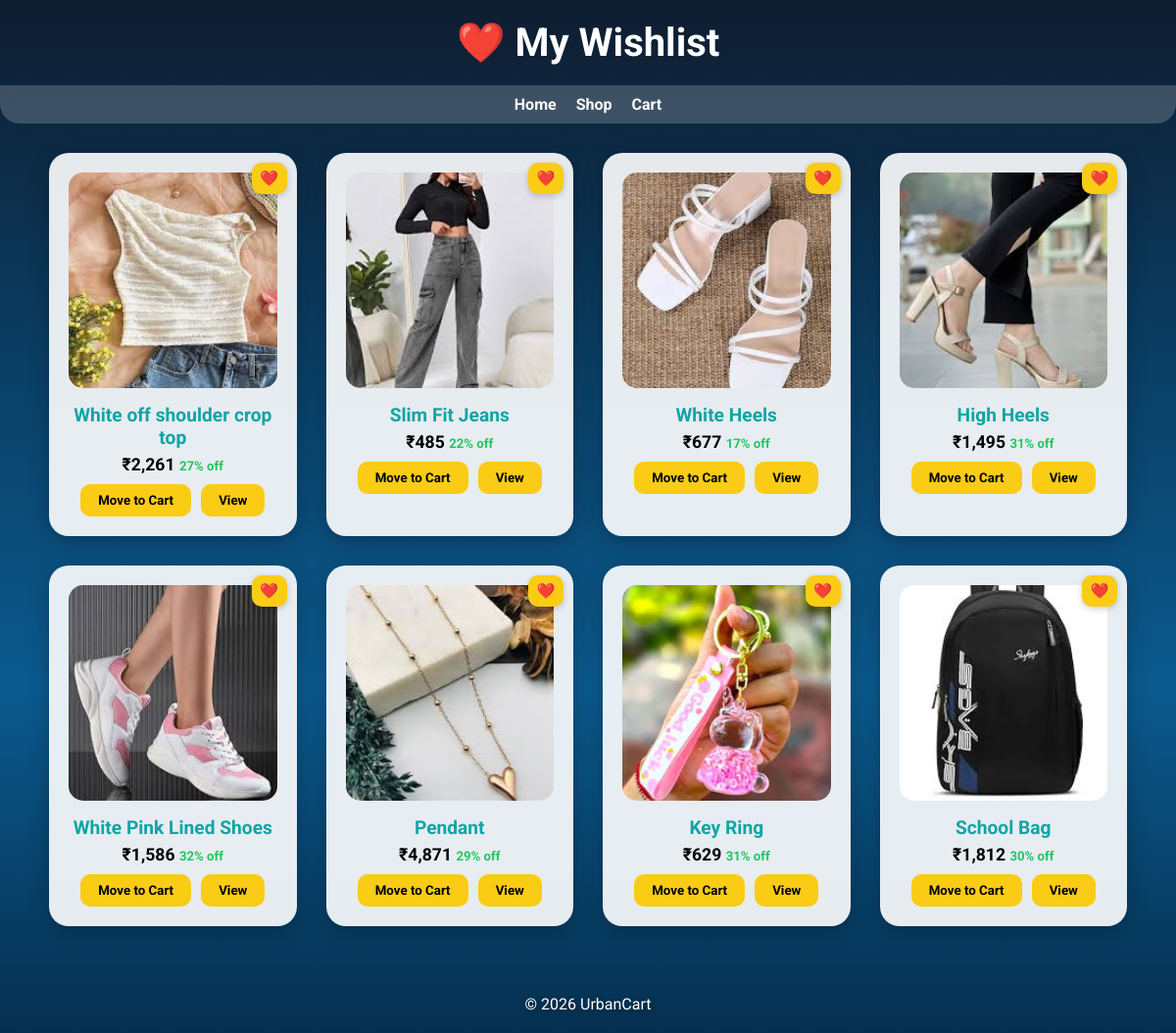
Screenshot of /wishlist (signed in) with the database file from the repository.
### tables this page shows
CREATE TABLE products (
        id          INTEGER PRIMARY KEY AUTOINCREMENT,
        name        TEXT NOT NULL,
        description TEXT DEFAULT '',
        price       REAL NOT NULL,
        mrp         REAL NOT NULL,
        category_id INTEGER NOT NULL REFERENCES categories(id),
        brand       TEXT DEFAULT '',
        stock       INTEGER DEFAULT 100,
        rating      REAL DEFAULT 4.0,
        reviews     INTEGER DEFAULT 0,
        img         TEXT DEFAULT '',
        emoji       TEXT DEFAULT '🛍️',
        featured    INTEGER DEFAULT 0
    );

### app.py (the view)
@app.route('/wishlist')
@login_required
def wishlist_page():
    db    = get_db()
    items = [dict(i) for i in db.execute(
        "SELECT p.* FROM wishlist w JOIN products p ON w.product_id=p.id WHERE w.user_id=?",
        (session['user_id'],)
    ).fetchall()]
    db.close()
    return render_template('wishlist.html', user=current_user(), items=items)

### app.py (called while the page is built)
def login_required(f):
    @wraps(f)
    def decorated(*args, **kwargs):
        if 'user_id' not in session:
            return redirect(url_for('login'))
        return f(*args, **kwargs)
    return decorated

def current_user():
    if 'user_id' not in session:
        return None
    db   = get_db()
    user = db.execute("SELECT * FROM users WHERE id=?", (session['user_id'],)).fetchone()
    db.close()
    return dict(user) if user else None

### database.py (called while the page is built)
def get_db():
    conn = sqlite3.connect(DB_PATH)
    conn.row_factory = sqlite3.Row
    conn.execute("PRAGMA foreign_keys = ON")
    return conn

### templates/wishlist.html (shortened to what this page needs)
<!DOCTYPE html>
<html lang="en">
<head><meta charset="UTF-8"><meta name="viewport" content="width=device-width,initial-scale=1.0"><title>Wishlist – UrbanCart</title>
</head>
<body>
<header>❤️ My Wishlist</header>
<nav id="main-nav">
  <a href="/">Home</a>
  <a href="/products">Shop</a>
  <a href="/cart">Cart </a>
</nav>
{% if not items %}
<div class="empty-msg">Your wishlist is empty.<br><a href="/products">Explore Products</a></div>
{% else %}
<div class="products">
  {% for p in items %}
  <div class="product-card">
    <button class="rm-wish" onclick="rmWish({{ p.id }},this)" title="Remove from wishlist">❤️</button>
    {% if p.img %}
      <img src="{{ p.img }}" alt="{{ p.name }}" onerror="this.outerHTML='<div class=prod-emoji>{{ p.emoji }}</div>'" onclick="location.href='/product/{{ p.id }}'" style="cursor:pointer;">
    {% else %}
      <div class="prod-emoji" onclick="location.href='/product/{{ p.id }}'" style="cursor:pointer;">{{ p.emoji }}</div>
    {% endif %}
    <h3 onclick="location.href='/product/{{ p.id }}'">{{ p.name }}</h3>
    <div class="prod-price">₹{{ "{:,.0f}".format(p.price) }} <span style="font-size:.75em;color:#22c55e;font-weight:700;">{{ ((1-p.price/p.mrp)*100)|int }}% off</span></div>
    <div class="buttons">
      <button onclick="mvCart({{ p.id }},this)">Move to Cart</button>
      <button onclick="location.href='/product/{{ p.id }}'">View</button>
    </div>
  </div>
  {% endfor %}
</div>
{% endif %}
<footer>© <span class="year"></span> UrbanCart</footer>
</body></html>

### templates/wishlist.html (style rules this page uses)
body { margin:0;padding:0;font-family:'Roboto',sans-serif;background:linear-gradient(to bottom,#0f1c2f,#0a3d62,#0b5a8e,#052f4f);color:white; }
header { padding:20px;text-align:center;font-size:2.5em;font-weight:bold; }
nav { display:flex;justify-content:center;align-items:center;gap:20px;flex-wrap:wrap;background:rgba(255,255,255,0.2);padding:10px;backdrop-filter:blur(5px);border-radius:0 0 20px 20px;margin-bottom:30px; }
nav a { color:white;text-decoration:none;font-weight:bold; }
.products { display:grid;grid-template-columns:repeat(auto-fit,minmax(250px,1fr));gap:30px;padding:0 50px 50px; }
.product-card { background:rgba(255,255,255,0.9);color:black;border-radius:20px;padding:20px;text-align:center;box-shadow:0 5px 20px rgba(0,0,0,.25);transition:.3s;position:relative; }
.product-card img,.prod-emoji { width:100%;height:220px;object-fit:cover;border-radius:15px; }
.product-card h3 { margin:12px 0 6px;color:#0ea5a4;font-size:1.2em;cursor:pointer; }
.product-card .prod-price { font-weight:700;font-size:1.1em;margin-bottom:10px; }
.buttons { display:flex;justify-content:center;gap:10px;flex-wrap:wrap; }
.product-card button { padding:9px 18px;background:#facc15;border:none;border-radius:10px;font-weight:bold;cursor:pointer;transition:.3s;font-family:'Roboto',sans-serif; }
.rm-wish { position:absolute;top:10px;right:10px;background:rgba(255,255,255,.9);border:none;border-radius:50%;width:32px;height:32px;display:flex;align-items:center;justify-content:center;font-size:.95em;cursor:pointer;box-shadow:0 2px 6px rgba(0,0,0,.2); }
footer { padding:20px;text-align:center;color:white;text-shadow:1px 1px 5px rgba(0,0,0,.3); }

### rows the page displays
products: img (picture), name "White off shoulder crop top", price "2,261", ((1-p.price/p.mrp)*100)|int "27"
products: img (picture), name "Slim Fit Jeans", price "485", ((1-p.price/p.mrp)*100)|int "22"
products: img (picture), name "White Heels", price "677", ((1-p.price/p.mrp)*100)|int "17"
products: img (picture), name "High Heels", price "1,495", ((1-p.price/p.mrp)*100)|int "31"
products: img (picture), name "White Pink Lined Shoes", price "1,586", ((1-p.price/p.mrp)*100)|int "32"
products: img (picture), name "Pendant", price "4,871", ((1-p.price/p.mrp)*100)|int "29"
products: img (picture), name "Key Ring", price "629", ((1-p.price/p.mrp)*100)|int "31"
products: img (picture), name "School Bag", price "1,812", ((1-p.price/p.mrp)*100)|int "30"
